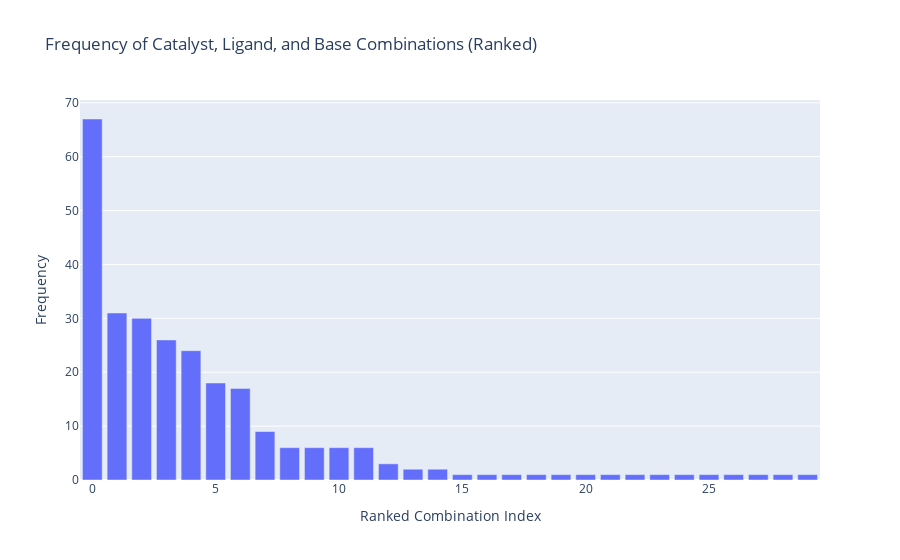

Notebook code cell kept with this figure:
### Code cell
import pandas as pd
import plotly.express as px

# Load the cleaned data
file_path = 'final_cleaned_Reaxys_data.xlsx'
data = pd.read_excel(file_path)

# Fill NaN values with 'None' to ensure combinations with missing values are counted
data = data.fillna('None')

# Count the frequency of each unique combination of Catalyst, Ligand, and Base
combination_counts = data.groupby(['Catalyst', 'Ligand', 'Base']).size().reset_index(name='Frequency')

# Sort combinations by frequency in descending order
combination_counts = combination_counts.sort_values(by='Frequency', ascending=False).reset_index(drop=True)

# Create a hover text with details of each combination
combination_counts['Hover Text'] = (
    'Catalyst: ' + combination_counts['Catalyst'] +
    '<br>Ligand: ' + combination_counts['Ligand'] +
    '<br>Base: ' + combination_counts['Base'] +
    '<br>Frequency: ' + combination_counts['Frequency'].astype(str)
)

# Plot an interactive histogram
fig = px.bar(
    combination_counts,
    x=combination_counts.index,  # Ranked combinations by frequency
    y='Frequency',
    hover_data={'Hover Text': True, 'Frequency': False},
    labels={'x': 'Ranked Combination Index', 'Frequency': 'Frequency'},
    title='Frequency of Catalyst, Ligand, and Base Combinations (Ranked)'
)

# Customize hover text to display combination details
fig.update_traces(hovertemplate='%{customdata[0]}')

# Customize layout
fig.update_layout(
    xaxis_title='Ranked Combination Index',
    yaxis_title='Frequency',
    hoverlabel=dict(bgcolor="white", font_size=12, font_family="Arial")
)

# Show the plot
fig.show()

### Figure 1 — Plotly figure (JSON) as saved in the notebook; plotly's stock layout.template omitted (floating-point values rounded to 4 significant figures)
{"data": [{"alignmentgroup": "True", "customdata": [["Catalyst: tetrakis(triphenylphosphine) palladium(0)<br>Ligand: None<br>Base: potassium carbonate<br>Frequency: 67"], ["Catalyst: Pd-BNP<br>Ligand: None<br>Base: triethylamine<br>Frequency: 31"], ["Catalyst: bis(dibenzylideneacetone)-palladium(0)<br>Ligand: (R)-4-(dimethylamino)-2,6- dimethyldinaphtho[2,1-d:1',2'f][1,3,2]-dioxaphosphepine<br>Base: potassium carbonate<br>Frequency: 30"], ["Catalyst: palladium diacetate<br>Ligand: triphenylphosphine<br>Base: potassium carbonate<br>Frequency: 26"], ["Catalyst: tris-(dibenzylideneacetone)dipalladium(0)<br>Ligand: trifuran-2-yl-phosphane<br>Base: lithium tert-butoxide<br>Frequency: 24"], ["Catalyst: None<br>Ligand: None<br>Base: lithium tert-butoxide<br>Frequency: 18"], ["Catalyst: tetrakis(triphenylphosphine) palladium(0)<br>Ligand: None<br>Base: caesium carbonate<br>Frequency: 17"], ["Catalyst: bis(dibenzylideneacetone)-palladium(0)<br>Ligand: dicyclohexyl-(2',6'-dimethoxybiphenyl-2-yl)-phosphane<br>Base: lithium tert-butoxide<br>Frequency: 9"], ["Catalyst: None<br>Ligand: None<br>Base: None<br>Frequency: 6"], ["Catalyst: None<br>Ligand: None<br>Base: potassium carbonate<br>Frequency: 6"], ["Catalyst: bis(dibenzylideneacetone)-palladium(0)<br>Ligand: ruphos<br>Base: lithium tert-butoxide<br>Frequency: 6"], ["Catalyst: tris-(dibenzylideneacetone)dipalladium(0)<br>Ligand: XPhos<br>Base: lithium tert-butoxide<br>Frequency: 6"], ["Catalyst: tris(dibenzylideneacetone)dipalladium(0) chloroform complex<br>Ligand: triphenylphosphine<br>Base: lithium tert-butoxide<br>Frequency: 3"], ["Catalyst: tris-(dibenzylideneacetone)dipalladium(0)<br>Ligand: dicyclohexyl-(2',6'-dimethoxybiphenyl-2-yl)-phosphane<br>Base: potassium carbonate<br>Frequency: 2"], ["Catalyst: bis-triphenylphosphine-palladium(II) chloride<br>Ligand: None<br>Base: triethylamine<br>Frequency: 2"], ["Catalyst: tris-(dibenzylideneacetone)dipalladium(0)<br>Ligand: bis[2-(diphenylphosphino)phenyl] ether<br>Base: caesium carbonate<br>Frequency: 1"], ["Catalyst: tris(dibenzylideneacetone)dipalladium(0) chloroform complex<br>Ligand: tris[3,4-bis-(trifluoromethyl)phenyl]phosphine<br>Base: potassium carbonate<br>Frequency: 1"], ["Catalyst: palladium diacetate<br>Ligand: tricyclohexylphosphine tetrafluoroborate<br>Base: caesium carbonate<br>Frequency: 1"], ["Catalyst: palladium diacetate<br>Ligand: triphenylphosphine<br>Base: lithium tert-butoxide<br>Frequency: 1"], ["Catalyst: None<br>Ligand: C55H47F3NOPS<br>Base: lithium tert-butoxide<br>Frequency: 1"], ["Catalyst: palladium diacetate<br>Ligand: XPhos<br>Base: None<br>Frequency: 1"], ["Catalyst: palladium diacetate<br>Ligand: 4-(N,N-Dimethylamino)triphenylphosphine<br>Base: sodium hydride<br>Frequency: 1"], ["Catalyst: palladium diacetate<br>Ligand: 1,1'-bis-(diphenylphosphino)ferrocene<br>Base: potassium carbonate<br>Frequency: 1"], ["Catalyst: dichloro bis(acetonitrile) palladium(II)<br>Ligand: P(p-C6H4F)3<br>Base: sodium hydride<br>Frequency: 1"], ["Catalyst: di-μ-chlorobis[2-[(dimethylamino)methyl]phenyl-C,N]dipalladium(II)<br>Ligand: (R)-N-((R)-(3,5-di(naphthalen-2-yl)phenyl)(2-(diphenylphosphanyl)-5-(trifluoromethyl)phenyl)methyl)-N,2-dimethylpropane-2-sulfinamide<br>Base: lithium tert-butoxide<br>Frequency: 1"], ["Catalyst: bis-triphenylphosphine-palladium(II) chloride<br>Ligand: None<br>Base: lithium tert-butoxide<br>Frequency: 1"], ["Catalyst: bis(η3-allyl-μ-chloropalladium(II))<br>Ligand: triphenylphosphine<br>Base: tert.-butyl lithium<br>Frequency: 1"], ["Catalyst: bis(η3-allyl-μ-chloropalladium(II))<br>Ligand: 1,4-di(diphenylphosphino)-butane<br>Base: potassium carbonate<br>Frequency: 1"], ["Catalyst: None<br>Ligand: None<br>Base: sodium hydroxide<br>Frequency: 1"], ["Catalyst: palladium (II) chloride<br>Ligand: 4-(dimethylamino)phenyldiphenylphosphine<br>Base: caesium carbonate<br>Frequency: 1"]], "hovertemplate": "%{customdata[0]}", "legendgroup": "", "marker": {"color": "#636efa", "pattern": {"shape": ""}}, "name": "", "offsetgroup": "", "orientation": "v", "showlegend": false, "textposition": "auto", "type": "bar", "x": [0, 1, 2, 3, 4, 5, 6, 7, 8, 9, 10, 11, 12, 13, 14, 15, 16, 17, 18, 19, 20, 21, 22, 23, 24, 25, 26, 27, 28, 29], "xaxis": "x", "y": [67, 31, 30, 26, 24, 18, 17, 9, 6, 6, 6, 6, 3, 2, 2, 1, 1, 1, 1, 1, 1, 1, 1, 1, 1, 1, 1, 1, 1, 1], "yaxis": "y"}], "layout": {"barmode": "relative", "hoverlabel": {"bgcolor": "white", "font": {"family": "Arial", "size": 12}}, "legend": {"tracegroupgap": 0}, "title": {"text": "Frequency of Catalyst, Ligand, and Base Combinations (Ranked)"}, "xaxis": {"anchor": "y", "domain": [0, 1], "title": {"text": "Ranked Combination Index"}}, "yaxis": {"anchor": "x", "domain": [0, 1], "title": {"text": "Frequency"}}}}
